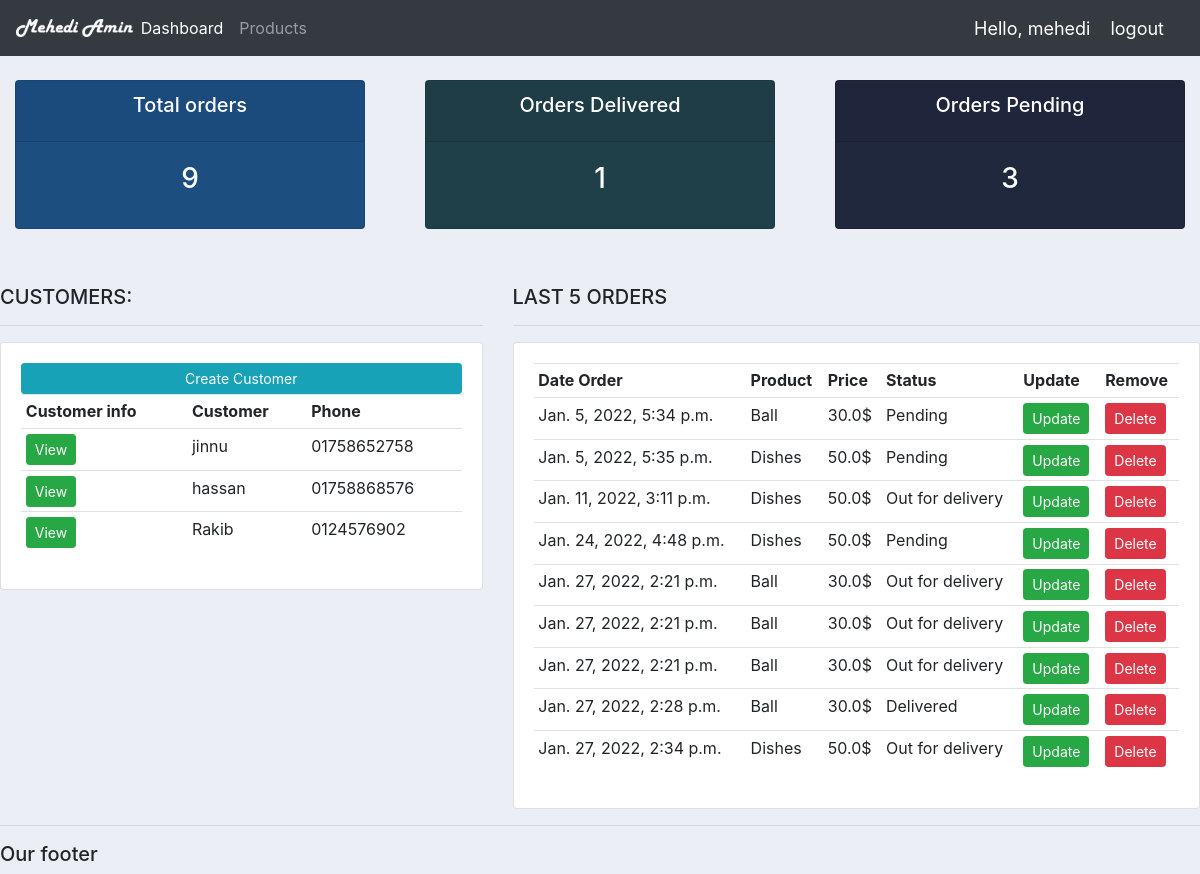
The app's page / (signed in) with its own data.
### accounts/models.py (models this page shows, shortened)
class Customer(models.Model):
    name = models.CharField(max_length=200, null=True)
    phone = models.CharField(max_length=200, null=True)
    email = models.CharField(max_length=200, null=True)
    date_created = models.DateTimeField(auto_now_add=True, null=True)

class Order(models.Model):
    STATUS = (
        ('Pending', 'Pending'),
        ('Out for delivery', 'Out for delivery'),
        ('Delivered', 'Delivered'),
    )
    customer = models.ForeignKey(Customer, null=True, on_delete= models.SET_NULL)
    product = models.ForeignKey(Product, null=True, on_delete= models.SET_NULL)
    date_created = models.DateTimeField(auto_now_add=True, null=True)
    status = models.CharField(max_length=200, null=True, choices=STATUS)
    note = models.CharField(max_length=1000, null=True)

class Product(models.Model):
    CATEGORY = (
        ('Indoor', 'Indoor'),
        ('Out Door', 'Out Door'),
    )
    name = models.CharField(max_length=200, null=True)
    price = models.FloatField(null=True)
    category = models.CharField(max_length=200, null=True, choices=CATEGORY)
    description = models.CharField(max_length=200, null=True, blank=True)
    date_created = models.DateTimeField(auto_now_add=True, null=True)
    tags = models.ManyToManyField(Tag)
    def __str__(self):
        return self.name

### accounts/decorators.py (the view)
    def wrapper_function(request, *args, **kwargs):
        group = None
        if request.user.groups.exists():
            group = request.user.groups.all()[0].name
        if group == 'customer':
            return redirect('user-page')
        if group == 'admin':
            return view_func(request, *args, **kwargs)

### accounts/views.py (called while the page is built)
@login_required(login_url='login')
@admin_only
def home(request):
    orders = Order.objects.all()
    customers = Customer.objects.all()
    total_customers = customers.count()
    total_orders = orders.count()
    delivered = orders.filter(status = "Delivered").count()
    pending = orders.filter(status = "Pending").count()
    context = {'orders':orders,'customers':customers,'total_customers':total_customers,'total_orders':total_orders,'delivered':delivered,'pending':pending}
    return render(request,'accounts/dashboard.html', context)

### accounts/templates/accounts/dashboard.html
{% extends 'accounts/main.html' %}
{% block content %}
{% include 'accounts/status.html' %}
<br>
<div class="row">
        <div class="col-md-5 mt-3">
            <h5>CUSTOMERS:</h5>
            <hr>
            <div class="card card-body">
                <a href="" class="btn btn-info btn-sm btn-block">Create Customer</a>
                <table class="table table-sm">
                    <tr>
                        <th>Customer info</th>
                        <th>Customer</th>
                        <th>Phone</th>
                    </tr>
                    {% for customer in customers %}
                         <tr>
                            <td><a href="{% url 'customer' customer.id %}" class="btn btn-sm btn-success">View</a></td>
                            <td>{{customer.name}}</td>
                            <td>{{customer.phone}}</td>
                        </tr>
                    {% endfor %}
                </table>
            </div>
        </div>
        <div class="col-md-7 mt-3">
            <h5>LAST 5 ORDERS</h5>
            <hr>
            <div class="card card-body">
                <table class="table table-sm">
                    <tr>
                        <th>Date Order</th>
                        <th>Product</th>
                        <th>Price</th>
                        <th>Status</th>
                        <th>Update</th>
                        <th>Remove</th>
                    </tr>
                    {% for order in orders %}
                    <tr>
                       <td>{{order.date_created}}</td>
                       <td>{{order.product}}</td>
                       <td>{{order.product.price}}$</td>
                       <td>{{order.status}}</td>
                       <td><a href="{% url 'update_order' order.id %}" class="btn btn-sm btn-success">Update</a></td>
                       <td><a href="{% url 'delete_order' order.id %}" class="btn btn-sm btn-danger">Delete</a></td>
                    </tr>
                    {% endfor %}
                </table>
            </div>
        </div>
</div>
{% endblock %}

### accounts/templates/accounts/main.html (shortened to what this page needs)
{% load static %}
<!DOCTYPE html>
<html lang="en">
<head>
    <link rel="stylesheet" href="https://maxcdn.bootstrapcdn.com/bootstrap/4.0.0/css/bootstrap.min.css">
    <link rel="stylesheet" href="{% static 'css/main.css' %}">
</head>
<body>
    {% include 'accounts/navbar.html' %}
    {% block content %}
    {% endblock %}
    <hr>
    <h5>Our footer</h5>
</body>
</html>

### accounts/templates/accounts/navbar.html (shortened to what this page needs)
{% load static %}
<nav class="navbar navbar-expand-lg navbar-dark bg-dark nav-logo">
<img src="{% static 'images/logo.png' %}" alt="logo"></a>
  <div class="collapse navbar-collapse" id="navbarNav">
    <ul class="navbar-nav">
      {% if request.user.is_staff %}
      <li class="nav-item active">
        <a class="nav-link" href="{% url 'home' %}">Dashboard</a>
      </li>
      <li class="nav-item">
        <a class="nav-link" href="{% url 'products' %}">Products</a>
      </li>
      {% endif %}
    </ul>
  </div>
  <span class="hello-msg">Hello, {{request.user}}</span>
  <span><a class="hello-msg" href="{% url 'logout' %}">logout</a></span>
</nav>

### accounts/templates/accounts/status.html
<br>
<div class="row">
    <div class="col">
        <div class="col-md">
            <div class="card text-center text-white mb-3" id="total-orders">
                <div class="card-header">
                    <h5 class="card-title">Total orders</h5>
                </div>
                <div class="card-body">
                    <h3 class="card-title">{{total_orders}}</h3>
                </div>
            </div>
        </div>
    </div>
    <div class="col">
        <div class="col-md">
            <div class="card text-center text-white mb-3" id="orders-delivered">
                <div class="card-header">
                    <h5 class="card-title">Orders Delivered</h5>
                </div>
                <div class="card-body">
                    <h3 class="card-title">{{delivered}}</h3>
                </div>
            </div>
        </div>
    </div>
    <div class="col">
        <div class="col-md">
            <div class="card text-center text-white mb-3" id="orders-pending">
                <div class="card-header">
                    <h5 class="card-title">Orders Pending</h5>
                </div>
                <div class="card-body">
                    <h3 class="card-title">{{pending}}</h3>
                </div>
            </div>
        </div>
    </div>
</div>

### static/css/main.css (style rules this page uses)
body { background-color: #ebeff5; }
#total-orders { background-color: #1C4E80; }
#orders-delivered { background-color: #1F3F49 }
#orders-pending { background-color: #20283E; }
.nav-logo img { width: 10%; }

### accounts/templates/accounts/navbar.html (style rules this page uses)
.hello-msg { font-size: 18px; color: #fff; margin-right: 20px; }

### records on screen
Customer: name "jinnu", phone "01758652758"
Customer: name "hassan", phone "01758868576"
Customer: name "Rakib", phone "0124576902"
Order: date_created "Jan. 5, 2022, 5:34 p.m.", product "Ball", product.price "30.0", status "Pending"
Order: date_created "Jan. 5, 2022, 5:35 p.m.", product "Dishes", product.price "50.0", status "Pending"
Order: date_created "Jan. 11, 2022, 3:11 p.m.", product "Dishes", product.price "50.0", status "Out for delivery"
Order: date_created "Jan. 24, 2022, 4:48 p.m.", product "Dishes", product.price "50.0", status "Pending"
Order: date_created "Jan. 27, 2022, 2:21 p.m.", product "Ball", product.price "30.0", status "Out for delivery"
Order: date_created "Jan. 27, 2022, 2:21 p.m.", product "Ball", product.price "30.0", status "Out for delivery"
Order: date_created "Jan. 27, 2022, 2:21 p.m.", product "Ball", product.price "30.0", status "Out for delivery"
Order: date_created "Jan. 27, 2022, 2:28 p.m.", product "Ball", product.price "30.0", status "Delivered"
Order: date_created "Jan. 27, 2022, 2:34 p.m.", product "Dishes", product.price "50.0", status "Out for delivery"

### other values on screen
{{ request.user }} "mehedi"
{{ total_orders }} "9"
{{ delivered }} "1"
{{ pending }} "3"
